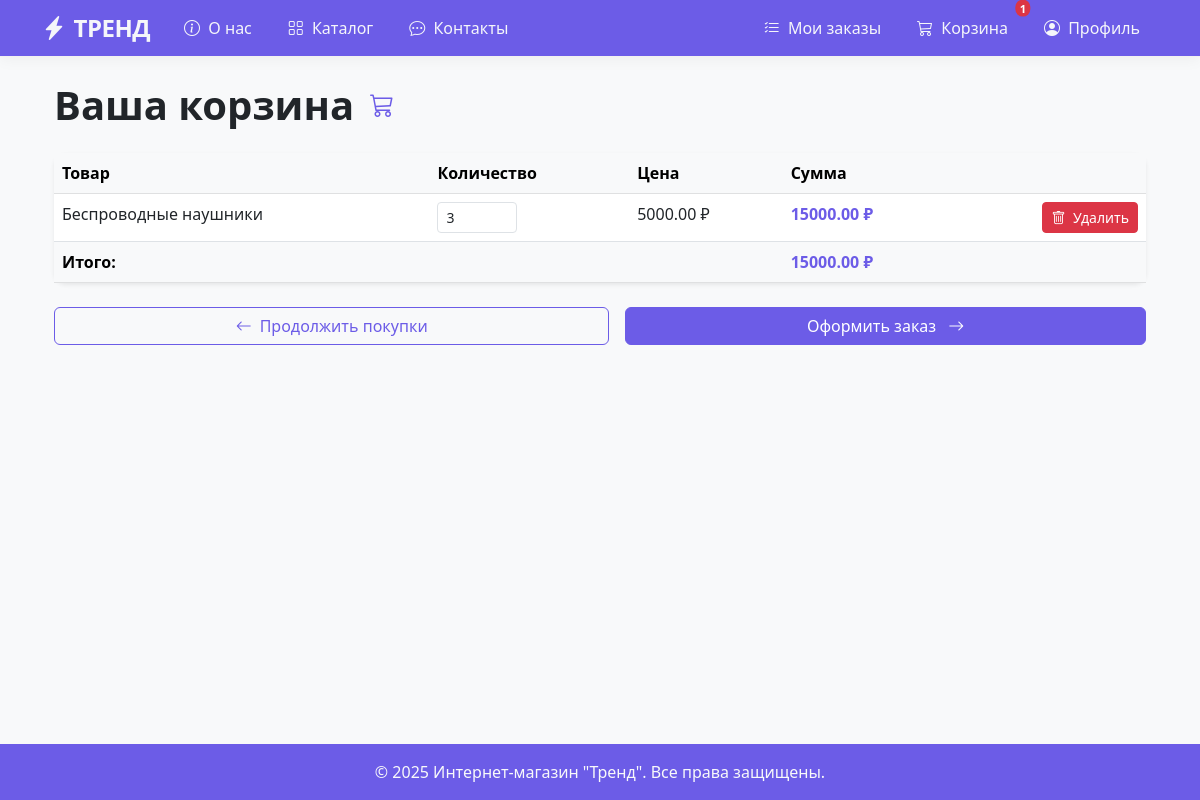
Before: /cart/ (signed in) with the older database file.
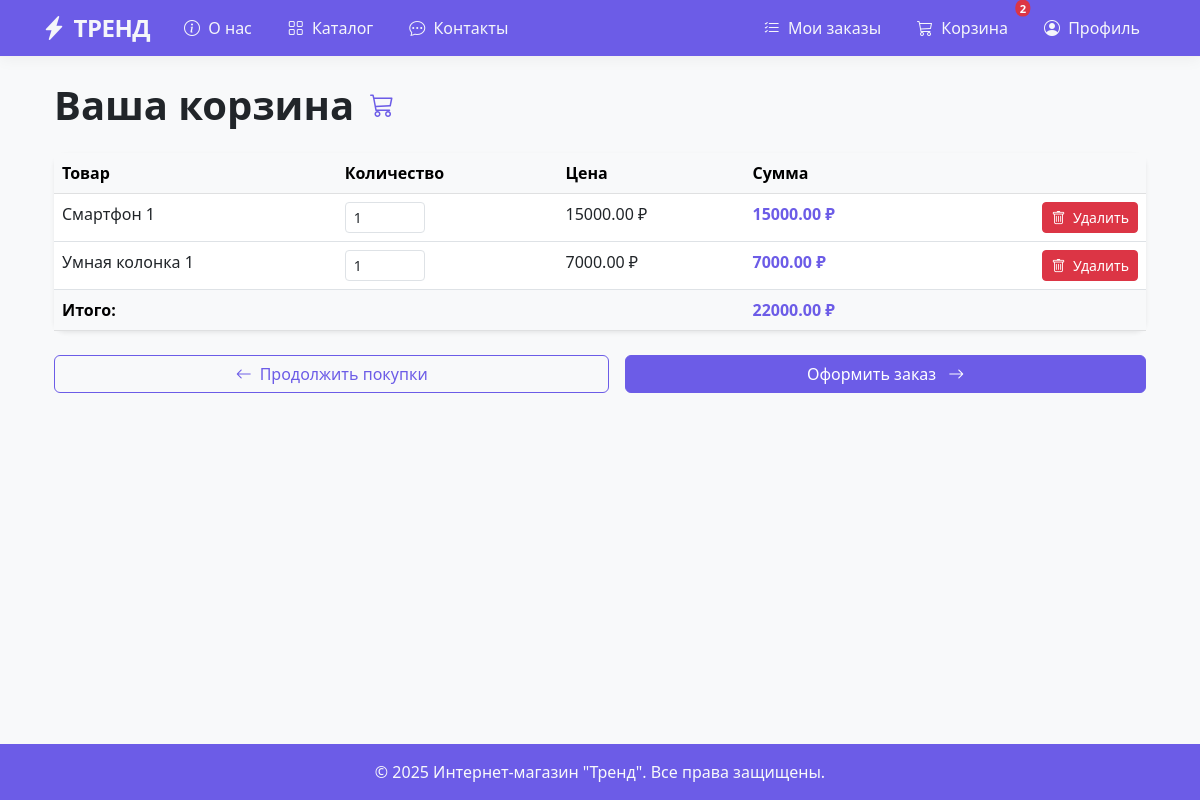
After: the same page with the newer database file.
### cart/models.py (models this page shows, shortened)
class CartItem(models.Model):
    cart = models.ForeignKey(
        Cart,
        on_delete=models.CASCADE,
        related_name='items'
    )
    product = models.ForeignKey(
        Product,
        on_delete=models.CASCADE
    )
    quantity = models.PositiveIntegerField(default=1)
    @property
    def total_price(self):
        return self.product.price * self.quantity
    class Meta:
        verbose_name = 'Покупка в корзине'
        verbose_name_plural = 'Покупки в корзине'

class Cart(models.Model):
    customer = models.ForeignKey(
        settings.AUTH_USER_MODEL,
        on_delete=models.CASCADE,
        related_name='carts'
    )
    created_at = models.DateTimeField(auto_now_add=True)
    updated_at = models.DateTimeField(auto_now=True)
    @property
    def total_price(self):
        return sum(item.total_price for item in self.items.all())
    class Meta:
        verbose_name = 'Корзина'
        verbose_name_plural = 'Корзины'

### products/models.py (models this page shows, shortened)
class Product(models.Model):
    category = models.ForeignKey(Category, related_name='products', on_delete=models.CASCADE)
    name = models.CharField(max_length=200, db_index=True)
    image = models.ImageField(upload_to='products/%Y/%m/%d', blank=True)
    description = models.TextField(blank=True)
    price = models.DecimalField(max_digits=10, decimal_places=2)
    old_price = models.DecimalField(max_digits=10, decimal_places=2, null=True, blank=True, verbose_name='Старая цена')
    available = models.BooleanField(default=True)
    is_featured = models.BooleanField(default=False, verbose_name='Акционный товар')
    created = models.DateTimeField(auto_now_add=True)
    class Meta:
        ordering = ('name',)
        verbose_name = 'Товар'
        verbose_name_plural = 'Товары'

### cart/views.py (the view)
# urls.py: path('', views.cart_detail, name='cart_detail'),
@login_required
def cart_detail(request):
    cart, created = Cart.objects.get_or_create(customer=request.user)
    return render(request, 'cart/cart_detail.html', {'cart': cart})

### cart/context_processors.py (called while the page is built)
def cart_items_count(request):
    if request.user.is_authenticated:
        cart = Cart.objects.filter(customer=request.user).first()
        if cart:
            return {'cart_items_count': cart.items.count()}
    return {'cart_items_count': 0}

### templates/cart/cart_detail.html (shortened to what this page needs)
{% extends 'core/base.html' %}
{% block content %}
<div class="container my-4">
    <div class="d-flex align-items-center mb-4">
        <h1 class="fw-bold mb-0">Ваша корзина</h1>
        <span class="ms-3 fs-4 text-primary"><i class="bi bi-cart3"></i></span>
    </div>
    {% if cart.items.all %}
    <div class="card border-0 shadow-sm mb-4">
        <div class="d-none d-md-block">
            <div class="table-responsive">
                <table class="table table-hover mb-0">
                    <thead class="table-light">
                        <tr>
                            <th>Товар</th>
                            <th>Количество</th>
                            <th>Цена</th>
                            <th>Сумма</th>
                            <th></th>
                        </tr>
                    </thead>
                    <tbody>
                        {% for item in cart.items.all %}
                        <tr>
                            <td>{{ item.product.name }}</td>
                            <td>
                                <form method="post" action="{% url 'cart:update_cart_item' item.id %}" class="d-inline">
                                    <input type="number"
                                           name="quantity"
                                           value="{{ item.quantity }}"
                                           min="1"
                                           class="form-control form-control-sm"
                                           style="width: 80px;"
                                           onchange="this.form.submit()">
                                </form>
                            </td>
                            <td>{{ item.product.price }} ₽</td>
                            <td class="fw-bold text-primary">{{ item.total_price }} ₽</td>
                            <td class="text-end">
                                <a href="{% url 'cart:remove_from_cart' item.id %}"
                                   class="btn btn-danger btn-sm"
                                   onclick="return confirmDelete(event, this.href)"
                                   data-bs-toggle="tooltip"
                                   data-bs-placement="top"
                                   title="Удалить товар">
                                    <i class="bi bi-trash"></i>
                                    <span class="d-none d-sm-inline ms-1">Удалить</span>
                                </a>
                            </td>
                        </tr>
                        {% endfor %}
                    </tbody>
                    <tfoot class="table-light">
                        <tr>
                            <th colspan="3">Итого:</th>
                            <th colspan="2" class="text-primary">{{ cart.total_price }} ₽</th>
                        </tr>
                    </tfoot>
                </table>
            </div>
        </div>
    </div>
    <div class="d-flex flex-column flex-md-row justify-content-between gap-3">
        <a href="{% url 'product_list' %}" class="btn btn-outline-primary flex-grow-1">
            <i class="bi bi-arrow-left me-2"></i>Продолжить покупки
        </a>
        <a href="{% url 'orders:create_order' %}" class="btn btn-primary flex-grow-1">
            Оформить заказ <i class="bi bi-arrow-right ms-2"></i>
        </a>
    </div>
    {% endif %}
</div>
{% endblock %}

### templates/core/base.html (shortened to what this page needs)
{% load static %}
<!DOCTYPE html>
<html lang="ru">
<head>
    <link href="https://cdn.jsdelivr.net/npm/bootstrap@5.3.0/dist/css/bootstrap.min.css" rel="stylesheet">
    <link rel="stylesheet" href="https://cdn.jsdelivr.net/npm/bootstrap-icons@1.10.0/font/bootstrap-icons.css">
    <link rel="stylesheet" href="{% static 'css/style.css' %}">
</head>
<body>
    <nav class="navbar navbar-expand-md navbar-dark bg-primary sticky-top">
        <div class="container">
            <a class="navbar-brand d-flex align-items-center fw-bold fs-4 pt-0 pb-0" href="{% url 'main' %}">
                <i class="bi bi-lightning-charge-fill fs-4 me-2"></i>
                <span class="font-family-sans-serif">ТРЕНД</span>
            </a>
            <div class="collapse navbar-collapse" id="navbarCollapse">
                <ul class="navbar-nav me-auto mb-2 mb-md-0 flex-nowrap">
                    <li class="nav-item">
                        <a class="nav-link" href="{% url 'about' %}">
                            <i class="bi bi-info-circle me-1"></i>
                            <span class="text-nowrap">О нас</span>
                        </a>
                    </li>
                    <li class="nav-item">
                        <a class="nav-link" href="{% url 'product_list' %}">
                            <i class="bi bi-grid me-1"></i>
                            Каталог
                        </a>
                    </li>
                    <li class="nav-item">
                        <a class="nav-link" href="{% url 'contacts' %}">
                            <i class="bi bi-chat-dots me-1"></i>
                            Контакты
                        </a>
                    </li>
                </ul>
                <ul class="navbar-nav flex-nowrap">
                    {% if user.is_authenticated %}
                    <li class="nav-item">
                        <a class="nav-link" href="{% url 'orders:order_list' %}">
                            <i class="bi bi-list-check me-1"></i>
                            <span class="text-nowrap">Мои заказы</span>
                        </a>
                    </li>
                    <li class="nav-item">
                        <a class="nav-link position-relative" href="{% url 'cart:cart_detail' %}">
                            <i class="bi bi-cart3 me-1"></i>
                            Корзина
                            {% if cart_items_count > 0 %}
                                <span class="position-absolute top-0 start-100 translate-middle badge rounded-pill bg-danger">
                                    {{ cart_items_count }}
                                </span>
                            {% endif %}
                        </a>
                    </li>
                    <li class="nav-item">
                        <a class="nav-link" href="{% url 'profile' %}">
                            <i class="bi bi-person-circle me-1"></i>
                            Профиль
                        </a>
                    </li>
                    {% endif %}
                </ul>
            </div>
        </div>
    </nav>
    <div class="container">
        {% block content %}{% endblock %}
    </div>
    <footer class="bg-primary text-light py-3 mt-auto">
        <div class="container text-center">
            <p class="mb-0">© 2025 Интернет-магазин "Тренд". Все права защищены.</p>
        </div>
    </footer>
</body>
</html>

### static/css/style.css (style rules this page uses)
:root { --primary: #6c5ce7; --primary-dark: #5d4acd; --secondary: #a29bfe; --accent: #fd79a8; --dark: #2d3436; --light: #f5f6fa; }
html, body { height: 100%; }
body { display: flex; flex-direction: column; }
body { background-color: #f8f9fa; font-family: 'Segoe UI', system-ui, -apple-system, sans-serif; }
.navbar { background: white !important; box-shadow: 0 2px 15px rgba(0,0,0,0.05); border-bottom: 1px solid #f1f1f1; }
.navbar-brand { color: var(--light) !important; font-weight: 800; letter-spacing: -0.5px; }
.nav-link { color: var(--light) !important; font-weight: 500; padding: 8px 15px !important; border-radius: 8px; margin: 0 3px !important; }
.btn-primary { background-color: var(--primary) !important; border-color: var(--primary) !important; color: white !important; transition: all 0.3s ease; }
.btn-outline-primary { color: var(--primary) !important; border-color: var(--primary) !important; background-color: transparent !important; transition: all 0.3s ease; }
.card { border: none; border-radius: 12px !important; box-shadow: 0 5px 15px rgba(0,0,0,0.03); transition: transform 0.3s, box-shadow 0.3s; }
.badge { font-weight: 600; padding: 5px 10px; border-radius: 8px; }
.text-primary { color: var(--primary) !important; }
.bg-primary { background-color: var(--primary) !important; }
.container.my-4 { flex: 1 0 auto; padding-bottom: 60px; }
footer { flex-shrink: 0; margin-top: -60px; }
.navbar .badge { font-size: 0.7rem; padding: 0.25em 0.4em; }

Changed rows visible on the page:
removed CartItem: product.name "Беспроводные наушники", quantity "3", product.price "5000.00", total_price "15000.00"
added CartItem: product.name "Смартфон 1", quantity "1", product.price "15000.00", total_price "15000.00"
added CartItem: product.name "Умная колонка 1", quantity "1", product.price "7000.00", total_price "7000.00"
computed for Cart: total_price "15000.00" → "22000.00"
Other visible differences:
{{ cart_items_count }}: "1" → "2"
